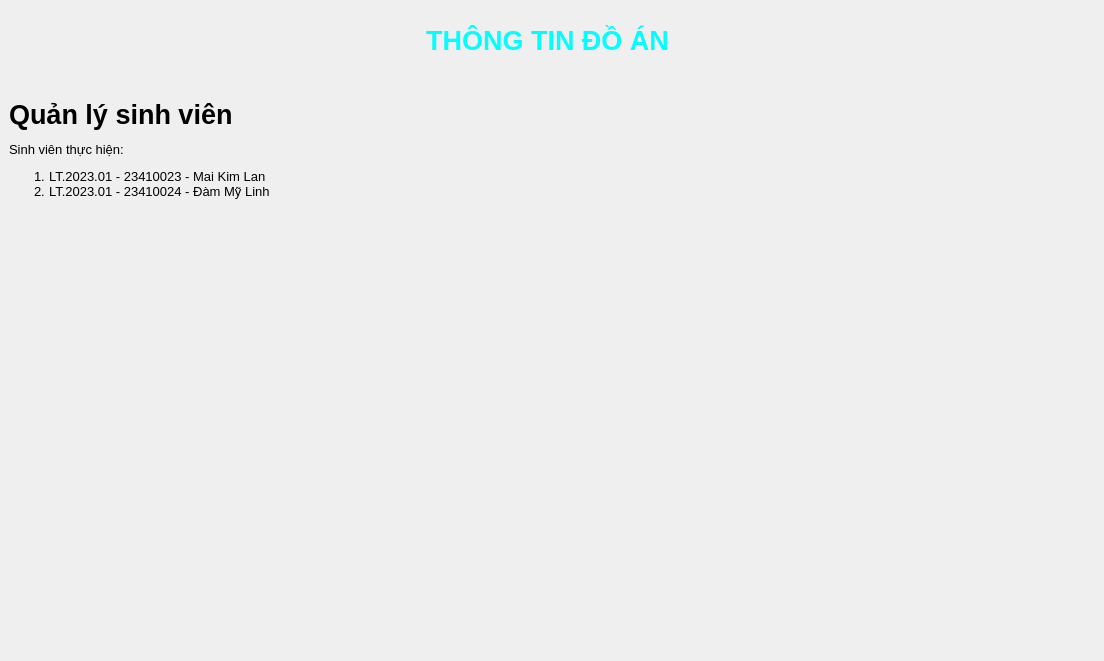
               <widget class="QWidget" name="page_1_home">
                <property name="styleSheet">
                 <string notr="true"/>
                </property>
                <widget class="QFrame" name="frame_page_1_top">
                 <property name="geometry">
                  <rect>
                   <x>0</x>
                   <y>0</y>
                   <width>1095</width>
                   <height>81</height>
                  </rect>
                 </property>
                 <property name="autoFillBackground">
                  <bool>false</bool>
                 </property>
                 <property name="styleSheet">
                  <string notr="true"/>
                 </property>
                 <layout class="QVBoxLayout" name="verticalLayout_22">
                  <item>
                   <widget class="QLabel" name="label_page_1_title">
                    <property name="minimumSize">
                     <size>
                      <width>0</width>
                      <height>55</height>
                     </size>
                    </property>
                    <property name="maximumSize">
                     <size>
                      <width>16777215</width>
                      <height>55</height>
                     </size>
                    </property>
                    <property name="font">
                     <font>
                      <family>MS Shell Dlg 2</family>
                      <pointsize>24</pointsize>
                      <weight>75</weight>
                      <bold>true</bold>
                     </font>
                    </property>
                    <property name="styleSheet">
                     <string notr="true">background-color: rgba(5, 50, 100, 0);</string>
                    </property>
                    <property name="text">
                     <string>&lt;html&gt;&lt;head/&gt;&lt;body&gt;&lt;p align=&quot;center&quot;&gt;&lt;span style=&quot; font-size:20pt; font-weight:600; color:#00ffff; font-family:'Segoe UI','Segoe UI','Arial','sans-serif';&quot;&gt;THÔNG TIN ĐỒ ÁN&lt;/span&gt;&lt;/p&gt;&lt;/body&gt;&lt;/html&gt;</string>
                    </property>
                    <property name="textFormat">
                     <enum>Qt::RichText</enum>
                    </property>
                   </widget>
                  </item>
                 </layout>
                </widget>
                <widget class="QFrame" name="frame_page_1_bottom">
                 <property name="geometry">
                  <rect>
                   <x>0</x>
                   <y>90</y>
                   <width>1095</width>
                   <height>562</height>
                  </rect>
                 </property>
                 <layout class="QVBoxLayout" name="verticalLayout_23">
                  <item>
                   <widget class="QLabel" name="label_page_1_thongtin">
                    <property name="font">
                     <font>
                      <family>Segoe UI</family>
                      <pointsize>10</pointsize>
                     </font>
                    </property>
                    <property name="styleSheet">
                     <string notr="true">background-color: rgba(5, 50, 100, 0);</string>
                    </property>
                    <property name="text">
                     <string>&lt;!DOCTYPE html&gt;
&lt;html lang=&quot;vi&quot;&gt;
&lt;head&gt;
    &lt;meta charset=&quot;UTF-8&quot;&gt;
    &lt;meta name=&quot;viewport&quot; content=&quot;width=device-width, initial-scale=1.0&quot;&gt;
    &lt;title&gt;Quản lý sinh viên&lt;/title&gt;
    &lt;style&gt;
        body {
            font-family: Arial, sans-serif;
            color: #ffffff; 
            background-color: transparent; 
            margin: 0;
            padding: 20px;
        }
        .container {
            max-width: 800px;
            margin: 0 auto;
            padding: 20px;
        }
        h1 {
            color: #ffffff; 
        }
        .student-list {
            padding: 0;
            list-style-position: inside; /* Đặt vị trí số bên trong danh sách */
        }
        .student-list li {
            margin: 10px 0;
            padding: 10px;
        }
        .student-id {
            font-weight: bold;
        }
        .student-name {
            color: #ffffff;
        }
    &lt;/style&gt;
&lt;/head&gt;
&lt;body&gt;
    &lt;div class=&quot;container&quot;&gt;
        &lt;h1&gt;Quản lý sinh viên&lt;/h1&gt;
        &lt;p&gt;Sinh viên thực hiện:&lt;/p&gt;
        &lt;ol class=&quot;student-list&quot;&gt;
            &lt;li&gt;
                &lt;span class=&quot;student-id&quot;&gt;LT.2023.01 - 23410023&lt;/span&gt; - &lt;span class=&quot;student-name&quot;&gt;Mai Kim Lan&lt;/span&gt;
            &lt;/li&gt;
            &lt;li&gt;
                &lt;span class=&quot;student-id&quot;&gt;LT.2023.01 - 23410024&lt;/span&gt; - &lt;span class=&quot;student-name&quot;&gt;Đàm Mỹ Linh&lt;/span&gt;
            &lt;/li&gt;
        &lt;/ol&gt;
    &lt;/div&gt;
&lt;/body&gt;
&lt;/html&gt;
</string>
                    </property>
                    <property name="alignment">
                     <set>Qt::AlignLeading|Qt::AlignLeft|Qt::AlignTop</set>
                    </property>
                    <property name="wordWrap">
                     <bool>true</bool>
                    </property>
                    <property name="margin">
                     <number>5</number>
                    </property>
                   </widget>
                  </item>
                 </layout>
                </widget>
               </widget>
